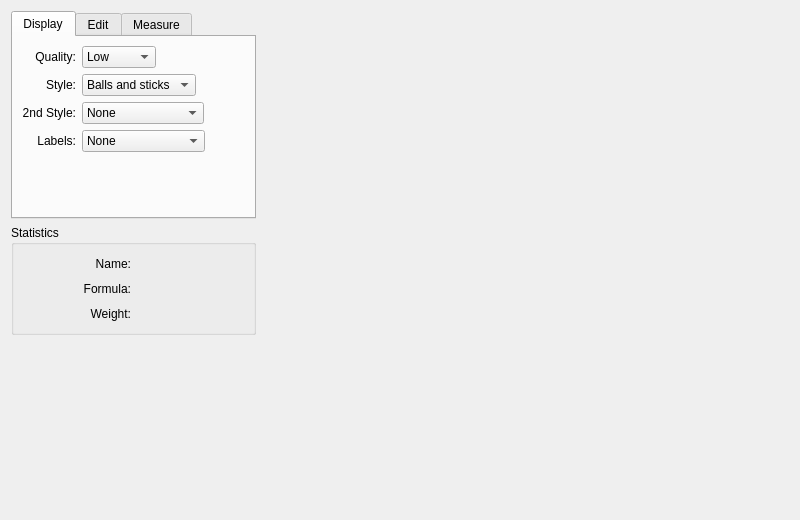
<?xml version="1.0" encoding="UTF-8"?>
<ui version="4.0">
 <class>moleculeViewerForm</class>
 <widget class="QWidget" name="moleculeViewerForm">
  <property name="geometry">
   <rect>
    <x>0</x>
    <y>0</y>
    <width>800</width>
    <height>520</height>
   </rect>
  </property>
  <property name="sizePolicy">
   <sizepolicy hsizetype="MinimumExpanding" vsizetype="Preferred">
    <horstretch>0</horstretch>
    <verstretch>0</verstretch>
   </sizepolicy>
  </property>
  <layout class="QGridLayout" name="gridLayout">
   <item row="0" column="0">
    <widget class="KTabWidget" name="tabWidget">
     <property name="currentIndex">
      <number>0</number>
     </property>
     <widget class="QWidget" name="display">
      <attribute name="title">
       <string>Display</string>
      </attribute>
      <layout class="QVBoxLayout" name="verticalLayout">
       <item>
        <layout class="QGridLayout" name="gridLayout_3">
         <item row="0" column="0">
          <widget class="QLabel" name="label">
           <property name="text">
            <string>Quality:</string>
           </property>
           <property name="alignment">
            <set>Qt::AlignRight|Qt::AlignTrailing|Qt::AlignVCenter</set>
           </property>
           <property name="buddy">
            <cstring>qualityCombo</cstring>
           </property>
          </widget>
         </item>
         <item row="0" column="1">
          <layout class="QHBoxLayout" name="horizontalLayout_6">
           <item>
            <widget class="KComboBox" name="qualityCombo">
             <item>
              <property name="text">
               <string>Low</string>
              </property>
             </item>
             <item>
              <property name="text">
               <string>Medium</string>
              </property>
             </item>
             <item>
              <property name="text">
               <string>High</string>
              </property>
             </item>
            </widget>
           </item>
           <item>
            <spacer name="horizontalSpacer_5">
             <property name="orientation">
              <enum>Qt::Horizontal</enum>
             </property>
             <property name="sizeHint" stdset="0">
              <size>
               <width>40</width>
               <height>20</height>
              </size>
             </property>
            </spacer>
           </item>
          </layout>
         </item>
         <item row="1" column="0">
          <widget class="QLabel" name="label_2">
           <property name="text">
            <string>Style:</string>
           </property>
           <property name="alignment">
            <set>Qt::AlignRight|Qt::AlignTrailing|Qt::AlignVCenter</set>
           </property>
           <property name="buddy">
            <cstring>styleCombo</cstring>
           </property>
          </widget>
         </item>
         <item row="1" column="1">
          <layout class="QHBoxLayout" name="horizontalLayout_5">
           <item>
            <widget class="KComboBox" name="styleCombo">
             <item>
              <property name="text">
               <string>Balls and sticks</string>
              </property>
             </item>
             <item>
              <property name="text">
               <string>Sticks</string>
              </property>
             </item>
             <item>
              <property name="text">
               <string>Van der Waals</string>
              </property>
             </item>
             <item>
              <property name="text">
               <string>Wireframe</string>
              </property>
             </item>
            </widget>
           </item>
           <item>
            <spacer name="horizontalSpacer_6">
             <property name="orientation">
              <enum>Qt::Horizontal</enum>
             </property>
             <property name="sizeHint" stdset="0">
              <size>
               <width>40</width>
               <height>20</height>
              </size>
             </property>
            </spacer>
           </item>
          </layout>
         </item>
         <item row="2" column="0">
          <widget class="QLabel" name="label_9">
           <property name="text">
            <string>2nd Style:</string>
           </property>
           <property name="alignment">
            <set>Qt::AlignRight|Qt::AlignTrailing|Qt::AlignVCenter</set>
           </property>
           <property name="buddy">
            <cstring>styleCombo</cstring>
           </property>
          </widget>
         </item>
         <item row="2" column="1">
          <layout class="QHBoxLayout" name="horizontalLayout_7">
           <item>
            <widget class="KComboBox" name="style2Combo">
             <item>
              <property name="text">
               <string>None</string>
              </property>
             </item>
             <item>
              <property name="text">
               <string>Ribbon</string>
              </property>
             </item>
             <item>
              <property name="text">
               <string>Ring</string>
              </property>
             </item>
             <item>
              <property name="text">
               <string>Molecular Orbital</string>
              </property>
             </item>
            </widget>
           </item>
           <item>
            <spacer name="horizontalSpacer_6">
             <property name="orientation">
              <enum>Qt::Horizontal</enum>
             </property>
             <property name="sizeHint" stdset="0">
              <size>
               <width>40</width>
               <height>20</height>
              </size>
             </property>
            </spacer>
           </item>
          </layout>
         </item>
         <item row="3" column="0">
          <widget class="QLabel" name="label_5">
           <property name="text">
            <string>Labels:</string>
           </property>
           <property name="alignment">
            <set>Qt::AlignRight|Qt::AlignTrailing|Qt::AlignVCenter</set>
           </property>
           <property name="buddy">
            <cstring>styleCombo</cstring>
           </property>
          </widget>
         </item>
         <item row="3" column="1">
          <layout class="QHBoxLayout" name="horizontalLayout_4">
           <item>
            <widget class="KComboBox" name="labelsCombo">
             <item>
              <property name="text">
               <string>None</string>
              </property>
             </item>
             <item>
              <property name="text">
               <string>Element symbols</string>
              </property>
             </item>
             <item>
              <property name="text">
               <string>Element names</string>
              </property>
             </item>
            </widget>
           </item>
           <item>
            <spacer name="horizontalSpacer_7">
             <property name="orientation">
              <enum>Qt::Horizontal</enum>
             </property>
             <property name="sizeHint" stdset="0">
              <size>
               <width>40</width>
               <height>20</height>
              </size>
             </property>
            </spacer>
           </item>
          </layout>
         </item>
        </layout>
       </item>
       <item>
        <spacer name="spacer">
         <property name="orientation">
          <enum>Qt::Vertical</enum>
         </property>
         <property name="sizeHint" stdset="0">
          <size>
           <width>148</width>
           <height>43</height>
          </size>
         </property>
        </spacer>
       </item>
      </layout>
     </widget>
     <widget class="QWidget" name="edit">
      <attribute name="title">
       <string>Edit</string>
      </attribute>
      <layout class="QVBoxLayout" name="verticalLayout_2">
       <item>
        <layout class="QGridLayout" name="gridLayout_2">
         <item row="0" column="0">
          <widget class="QLabel" name="label_6">
           <property name="text">
            <string>Element:</string>
           </property>
           <property name="alignment">
            <set>Qt::AlignRight|Qt::AlignTrailing|Qt::AlignVCenter</set>
           </property>
           <property name="buddy">
            <cstring>qualityCombo</cstring>
           </property>
          </widget>
         </item>
         <item row="0" column="1">
          <layout class="QHBoxLayout" name="horizontalLayout_2">
           <item>
            <widget class="KComboBox" name="elementCombo"/>
           </item>
           <item>
            <spacer name="horizontalSpacer_4">
             <property name="orientation">
              <enum>Qt::Horizontal</enum>
             </property>
             <property name="sizeHint" stdset="0">
              <size>
               <width>40</width>
               <height>20</height>
              </size>
             </property>
            </spacer>
           </item>
          </layout>
         </item>
         <item row="1" column="0">
          <widget class="QLabel" name="label_8">
           <property name="text">
            <string>Bond Order:</string>
           </property>
           <property name="alignment">
            <set>Qt::AlignRight|Qt::AlignTrailing|Qt::AlignVCenter</set>
           </property>
           <property name="buddy">
            <cstring>qualityCombo</cstring>
           </property>
          </widget>
         </item>
         <item row="1" column="1">
          <layout class="QHBoxLayout" name="horizontalLayout_3">
           <item>
            <widget class="KComboBox" name="bondCombo"/>
           </item>
           <item>
            <spacer name="horizontalSpacer_3">
             <property name="orientation">
              <enum>Qt::Horizontal</enum>
             </property>
             <property name="sizeHint" stdset="0">
              <size>
               <width>40</width>
               <height>20</height>
              </size>
             </property>
            </spacer>
           </item>
          </layout>
         </item>
        </layout>
       </item>
       <item>
        <widget class="QCheckBox" name="hydrogenBox">
         <property name="text">
          <string>Adjust Hydrogens Automatically</string>
         </property>
         <property name="checked">
          <bool>false</bool>
         </property>
        </widget>
       </item>
       <item>
        <layout class="QHBoxLayout" name="horizontalLayout_8">
         <item>
          <widget class="QPushButton" name="hydrogensButton">
           <property name="text">
            <string>Add Hydrogens</string>
           </property>
          </widget>
         </item>
        </layout>
       </item>
       <item>
        <layout class="QHBoxLayout" name="horizontalLayout">
         <item>
          <widget class="QPushButton" name="optimizeButton">
           <property name="text">
            <string>Optimize</string>
           </property>
          </widget>
         </item>
        </layout>
       </item>
       <item>
        <spacer name="spacer_2">
         <property name="orientation">
          <enum>Qt::Vertical</enum>
         </property>
         <property name="sizeHint" stdset="0">
          <size>
           <width>88</width>
           <height>43</height>
          </size>
         </property>
        </spacer>
       </item>
       <item>
        <widget class="QPushButton" name="clearDrawingButton">
         <property name="text">
          <string>Clear drawing</string>
         </property>
        </widget>
       </item>
      </layout>
     </widget>
     <widget class="QWidget" name="measure">
      <attribute name="title">
       <string>Measure</string>
      </attribute>
      <widget class="QLabel" name="label_10">
       <property name="geometry">
        <rect>
         <x>20</x>
         <y>20</y>
         <width>221</width>
         <height>141</height>
        </rect>
       </property>
       <property name="text">
        <string>Click on 2 atoms to measure a distance, on 3 atoms to measure an angle, on 4 atoms to measure a dihedral angle.</string>
       </property>
       <property name="alignment">
        <set>Qt::AlignLeading|Qt::AlignLeft|Qt::AlignTop</set>
       </property>
       <property name="wordWrap">
        <bool>true</bool>
       </property>
      </widget>
     </widget>
    </widget>
   </item>
   <item row="0" column="1" rowspan="3">
    <widget class="KalziumGLWidget" name="glWidget" native="true">
     <property name="sizePolicy">
      <sizepolicy hsizetype="Expanding" vsizetype="Expanding">
       <horstretch>10</horstretch>
       <verstretch>10</verstretch>
      </sizepolicy>
     </property>
     <property name="minimumSize">
      <size>
       <width>240</width>
       <height>240</height>
      </size>
     </property>
     <property name="sizeIncrement">
      <size>
       <width>10</width>
       <height>10</height>
      </size>
     </property>
    </widget>
   </item>
   <item row="1" column="0">
    <widget class="QGroupBox" name="groupBox">
     <property name="sizePolicy">
      <sizepolicy hsizetype="MinimumExpanding" vsizetype="Fixed">
       <horstretch>0</horstretch>
       <verstretch>0</verstretch>
      </sizepolicy>
     </property>
     <property name="minimumSize">
      <size>
       <width>240</width>
       <height>110</height>
      </size>
     </property>
     <property name="title">
      <string>Statistics</string>
     </property>
     <layout class="QGridLayout">
      <item row="0" column="0">
       <layout class="QGridLayout">
        <item row="0" column="0">
         <widget class="QLabel" name="label_3">
          <property name="text">
           <string>Name:</string>
          </property>
          <property name="alignment">
           <set>Qt::AlignRight|Qt::AlignTrailing|Qt::AlignVCenter</set>
          </property>
         </widget>
        </item>
        <item row="0" column="1">
         <widget class="QLabel" name="nameLabel">
          <property name="text">
           <string/>
          </property>
         </widget>
        </item>
        <item row="1" column="0">
         <widget class="QLabel" name="label_7">
          <property name="text">
           <string>Formula:</string>
          </property>
          <property name="alignment">
           <set>Qt::AlignRight|Qt::AlignTrailing|Qt::AlignVCenter</set>
          </property>
         </widget>
        </item>
        <item row="1" column="1">
         <widget class="QLabel" name="formulaLabel">
          <property name="text">
           <string/>
          </property>
         </widget>
        </item>
        <item row="2" column="0">
         <widget class="QLabel" name="label_4">
          <property name="text">
           <string>Weight:</string>
          </property>
          <property name="alignment">
           <set>Qt::AlignRight|Qt::AlignTrailing|Qt::AlignVCenter</set>
          </property>
         </widget>
        </item>
        <item row="2" column="1">
         <widget class="QLabel" name="weightLabel">
          <property name="text">
           <string/>
          </property>
         </widget>
        </item>
       </layout>
      </item>
     </layout>
    </widget>
   </item>
   <item row="2" column="0">
    <spacer>
     <property name="orientation">
      <enum>Qt::Vertical</enum>
     </property>
     <property name="sizeHint" stdset="0">
      <size>
       <width>237</width>
       <height>194</height>
      </size>
     </property>
    </spacer>
   </item>
  </layout>
 </widget>
 <customwidgets>
  <customwidget>
   <class>KComboBox</class>
   <extends>QComboBox</extends>
   <header>kcombobox.h</header>
  </customwidget>
  <customwidget>
   <class>KTabWidget</class>
   <extends>QTabWidget</extends>
   <header>ktabwidget.h</header>
   <container>1</container>
  </customwidget>
  <customwidget>
   <class>KalziumGLWidget</class>
   <extends>QWidget</extends>
   <header>../../compoundviewer/kalziumglwidget.h</header>
   <container>1</container>
  </customwidget>
 </customwidgets>
 <tabstops>
  <tabstop>tabWidget</tabstop>
  <tabstop>qualityCombo</tabstop>
  <tabstop>styleCombo</tabstop>
  <tabstop>labelsCombo</tabstop>
  <tabstop>elementCombo</tabstop>
  <tabstop>bondCombo</tabstop>
  <tabstop>hydrogenBox</tabstop>
  <tabstop>optimizeButton</tabstop>
 </tabstops>
 <resources/>
 <connections/>
</ui>
